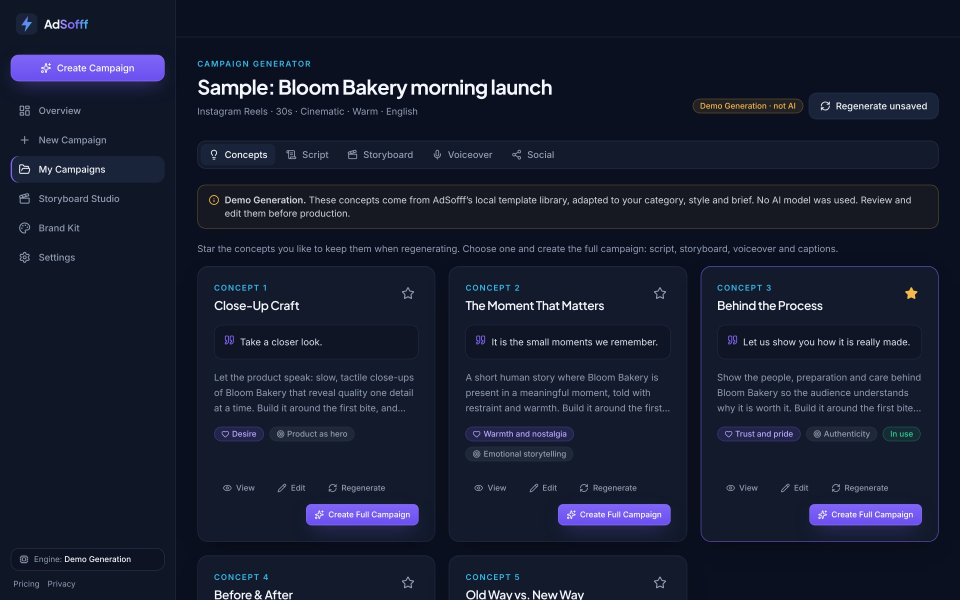
#> input picture adsofff/gumroad/images/gallery/01-concepts.jpg, 2880 x 1800 px (shown at 1/3 size); its folder holds only this picture in this run
$ python -i youtube.py   (imports and definitions only)
#> lines starting #> are read from the running program, lines starting #| are printed output that depends on the picture
"""Connect YouTube channels (Google OAuth) and upload videos + thumbnails (YouTube Data API v3).

Setup (once): Google Cloud project -> enable "YouTube Data API v3" -> OAuth consent screen
(External, add yourself as a test user) -> Credentials -> OAuth client ID -> type "Desktop app".
Put the client ID and secret into Settings -> API. Desktop clients accept http://127.0.0.1:<port> redirects.
"""
from __future__ import annotations

import io
import secrets
import time
from datetime import datetime, timedelta
from pathlib import Path

import httpx

from . import store

AUTH = "https://accounts.google.com/o/oauth2/v2/auth"
TOKEN = "https://oauth2.googleapis.com/token"
API = "https://www.googleapis.com/youtube/v3"
UPLOAD = "https://www.googleapis.com/upload/youtube/v3"
SCOPES = "https://www.googleapis.com/auth/youtube.upload https://www.googleapis.com/auth/youtube.readonly"
CHUNK = 16 * 1024 * 1024  # must be a multiple of 256 KiB
_states: dict[str, tuple[str, str, float]] = {}


class YouTubeError(RuntimeError):
    pass


def _tokens() -> dict:
    return store._read(store.DATA / "youtube_tokens.json", {})


def _save_tokens(t: dict) -> None:
    store._write(store.DATA / "youtube_tokens.json", t)


# [55 lines left out: functions _client, auth_url, finish_auth, disconnect, not called in this run]


def is_connected(cid: str) -> bool:
    return cid in _tokens()


# [119 lines left out: functions access_token, _get, next_publish_at, build_body, upload_video, not called in this run]


def thumbnail_jpeg(src: Path) -> bytes:
    """1280x720 JPEG under 2 MB (YouTube thumbnail limits)."""
    from PIL import Image

    im = Image.open(src).convert("RGB")
#> im is the input picture: PIL image 2880x1800 RGB; mean R, G, B 22.9, 28.6, 47.8
    w, h = im.size
#> w = 2880; h = 1800
    target = 16 / 9
    if w / h > target:
        nw = int(h * target)
        im = im.crop(((w - nw) // 2, 0, (w - nw) // 2 + nw, h))
    else:
        nh = int(w / target)
#> nh = 1620
        im = im.crop((0, (h - nh) // 2, w, (h - nh) // 2 + nh))
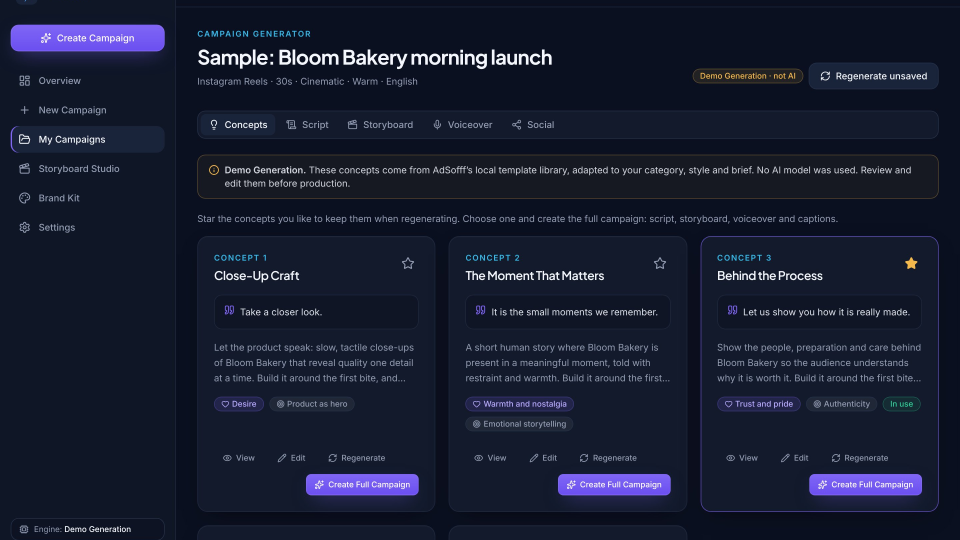
#> im: PIL image 2880x1620 RGB (shown at 1/3 size); mean R, G, B 23.5, 29.2, 48.6
    im = im.resize((1280, 720))
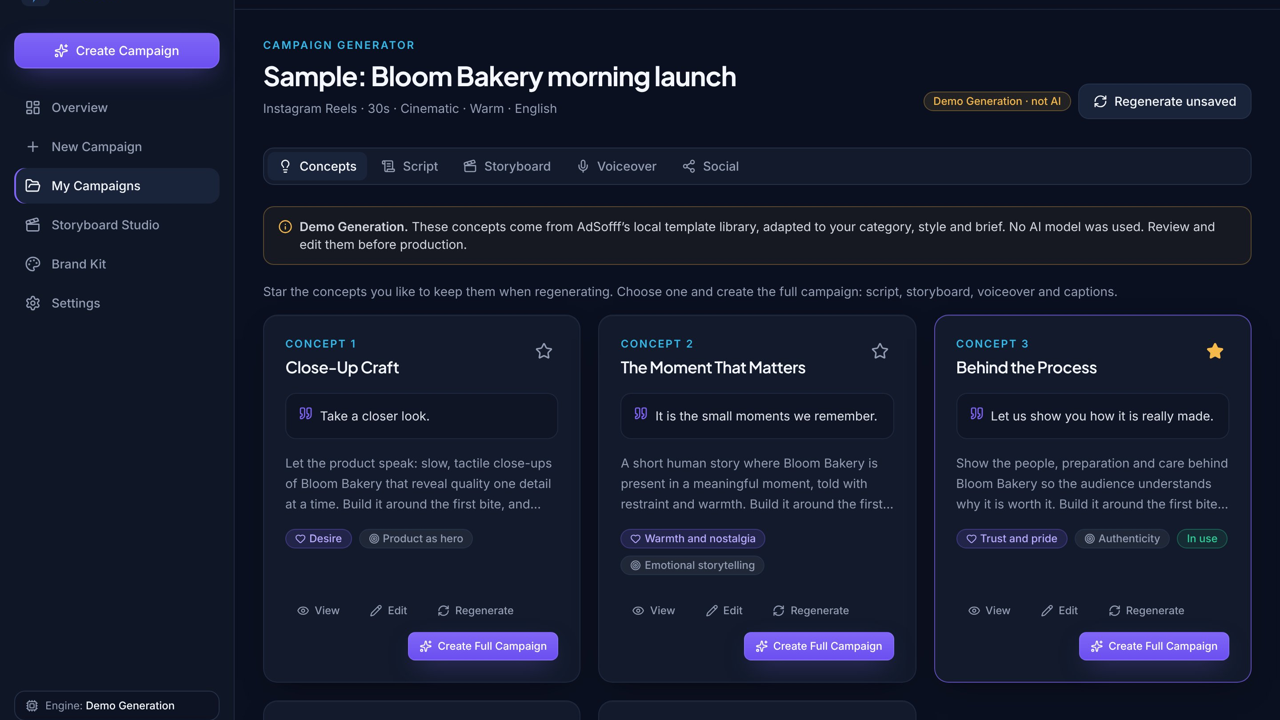
#> im: PIL image 1280x720 RGB; mean R, G, B 23.5, 29.2, 48.5
    for q in (92, 85, 75, 65):
        buf = io.BytesIO()
        im.save(buf, "JPEG", quality=q)
        if buf.tell() < 2_000_000:
            return buf.getvalue()
    return buf.getvalue()


# [7 lines left out: function set_thumbnail, not called in this run]

>>> result = thumbnail_jpeg('../../adsofff/gumroad/images/gallery/01-concepts.jpg')

$ run again, on adsofff/gumroad/images/gallery/03-storyboard.jpg
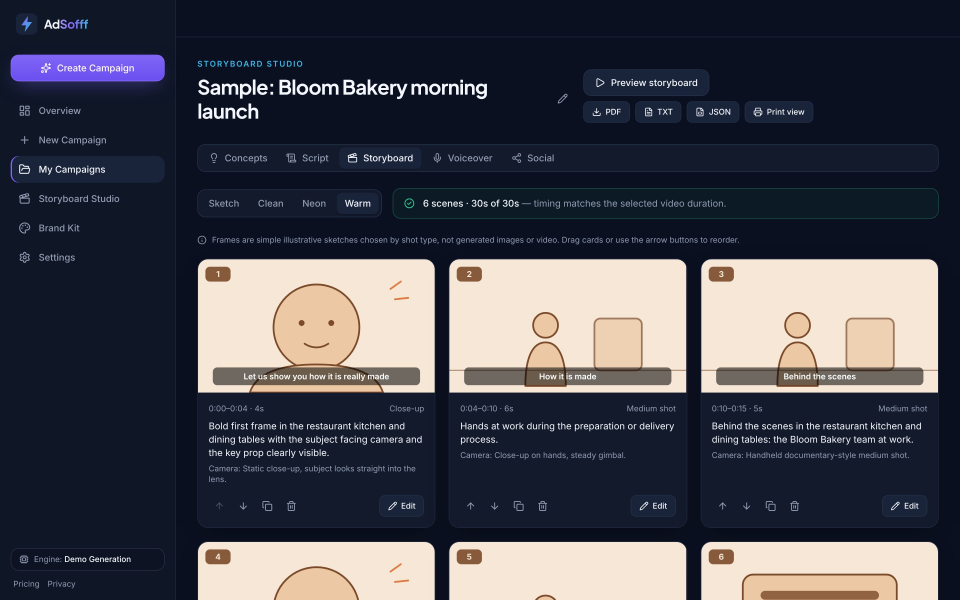
#> input picture adsofff/gumroad/images/gallery/03-storyboard.jpg, 2880 x 1800 px (shown at 1/3 size)
#> in thumbnail_jpeg, im is the input picture: PIL image 2880x1800 RGB; mean R, G, B 69.5, 70.1, 79.3
#> in thumbnail_jpeg, `im = im.crop((0, (h - nh) // 2, w, (h - nh) // 2 + nh))`:
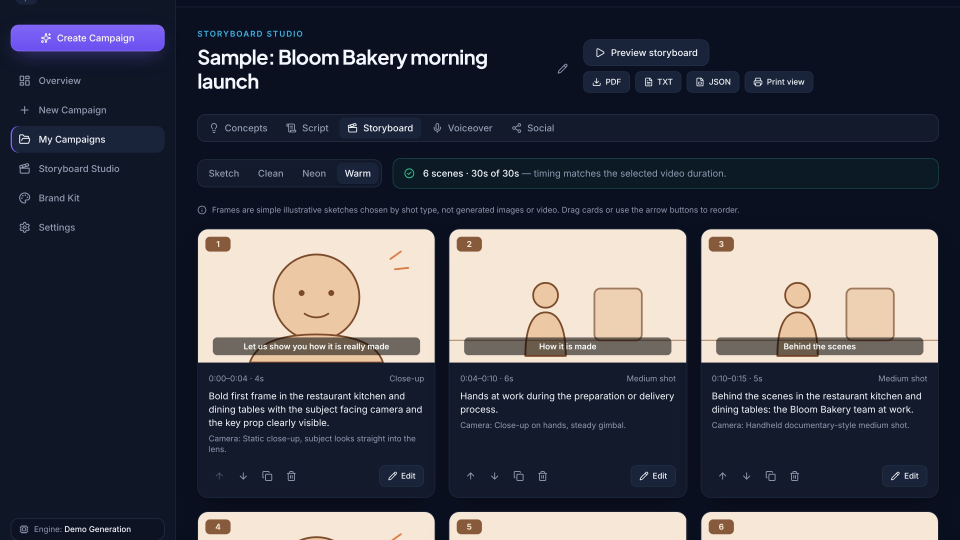
#> im: PIL image 2880x1620 RGB (shown at 1/3 size); mean R, G, B 66.6, 67.8, 77.7
#> in thumbnail_jpeg, `im = im.resize((1280, 720))`:
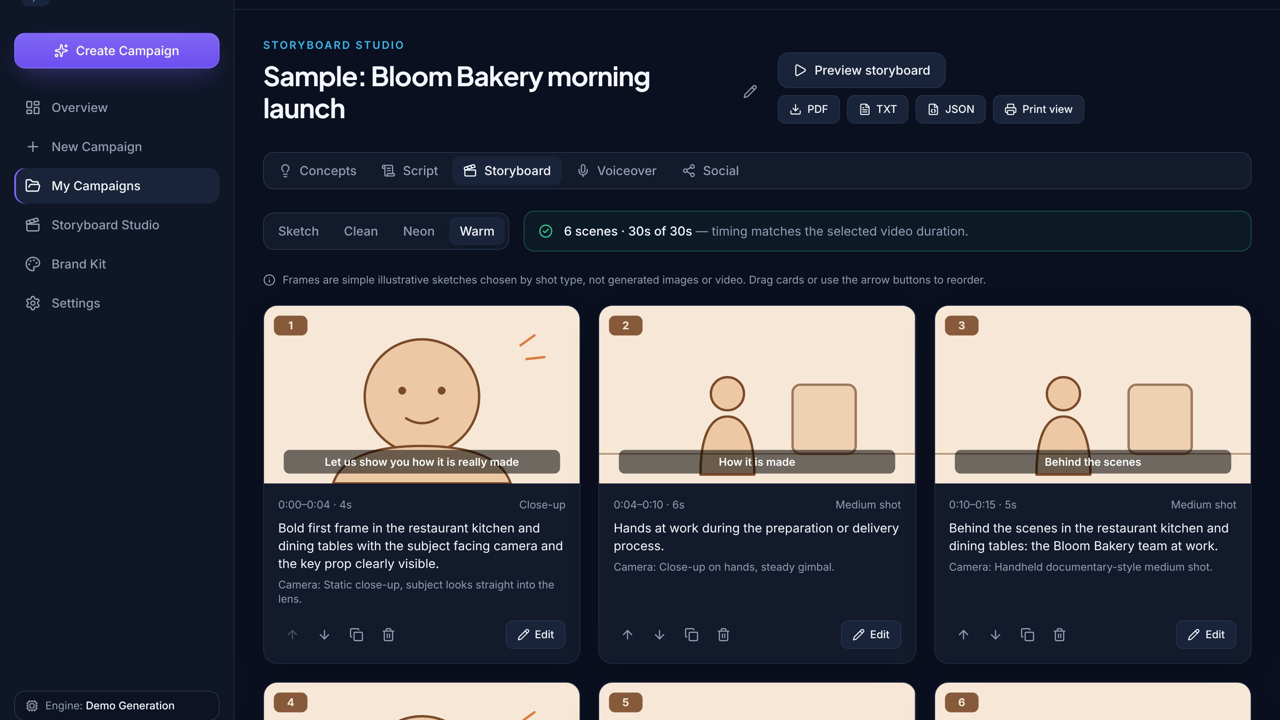
#> im: PIL image 1280x720 RGB; mean R, G, B 66.6, 67.8, 77.7

$ run again, on adsofff/gumroad/images/gallery/04-voiceover.jpg
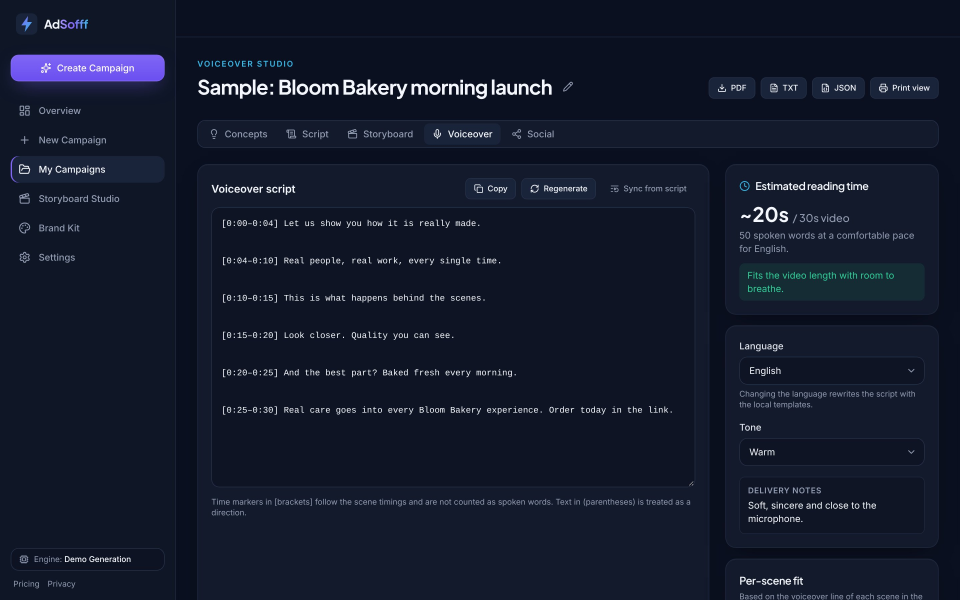
#> input picture adsofff/gumroad/images/gallery/04-voiceover.jpg, 2880 x 1800 px (shown at 1/3 size)
#> in thumbnail_jpeg, im is the input picture: PIL image 2880x1800 RGB; mean R, G, B 19.8, 26.4, 43.9
#> in thumbnail_jpeg, `im = im.crop((0, (h - nh) // 2, w, (h - nh) // 2 + nh))`:
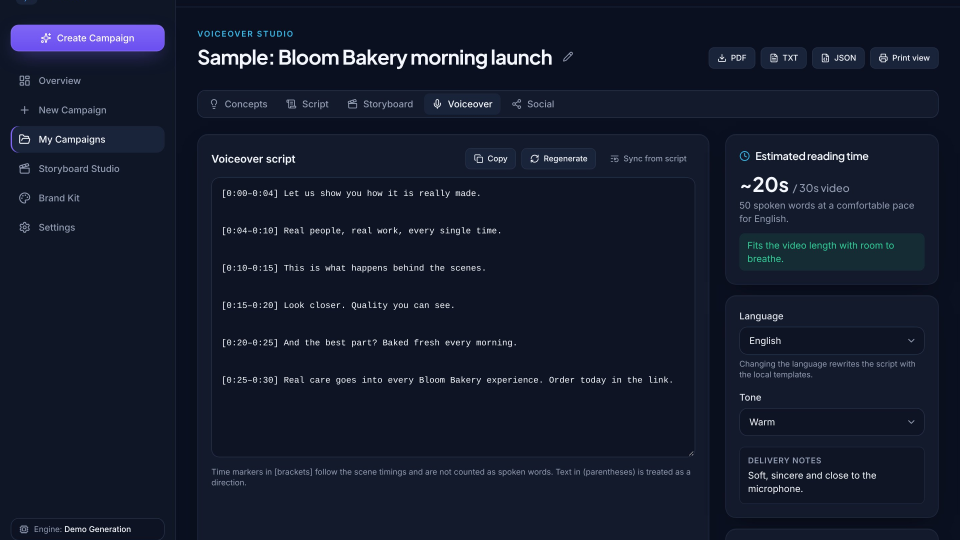
#> im: PIL image 2880x1620 RGB (shown at 1/3 size); mean R, G, B 20.2, 26.8, 44.3
#> in thumbnail_jpeg, `im = im.resize((1280, 720))`:
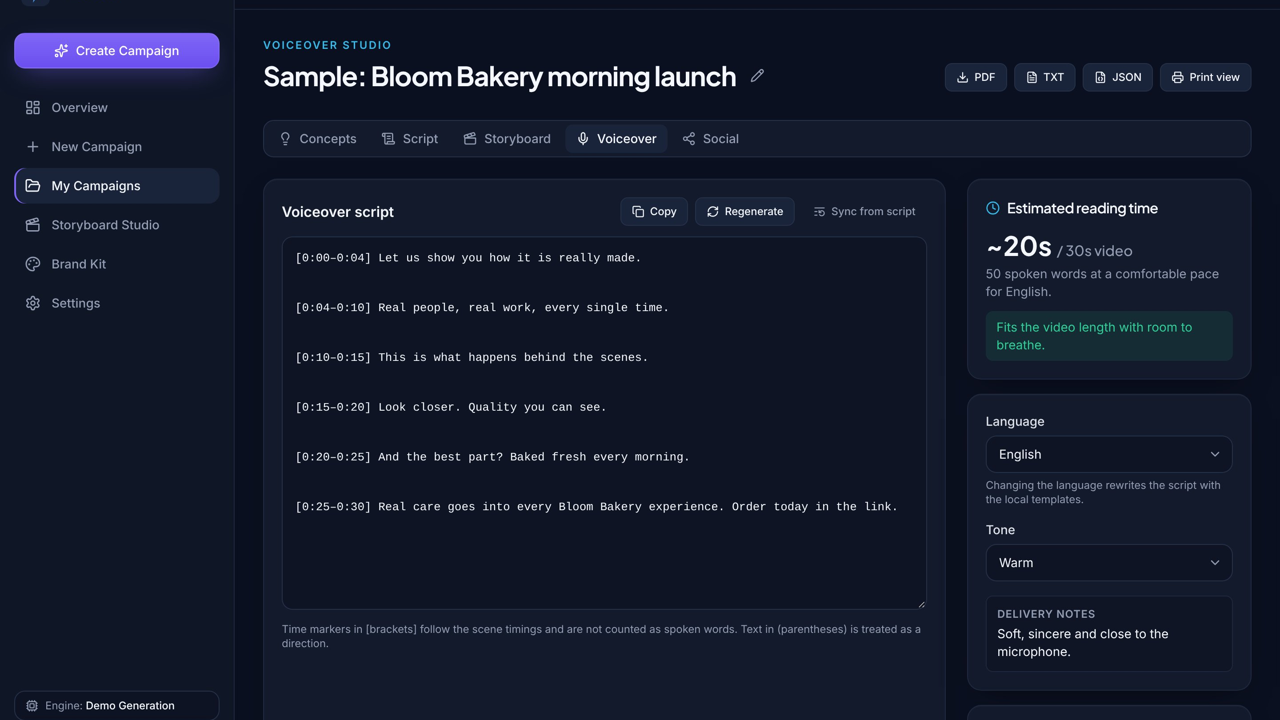
#> im: PIL image 1280x720 RGB; mean R, G, B 20.2, 26.8, 44.3
